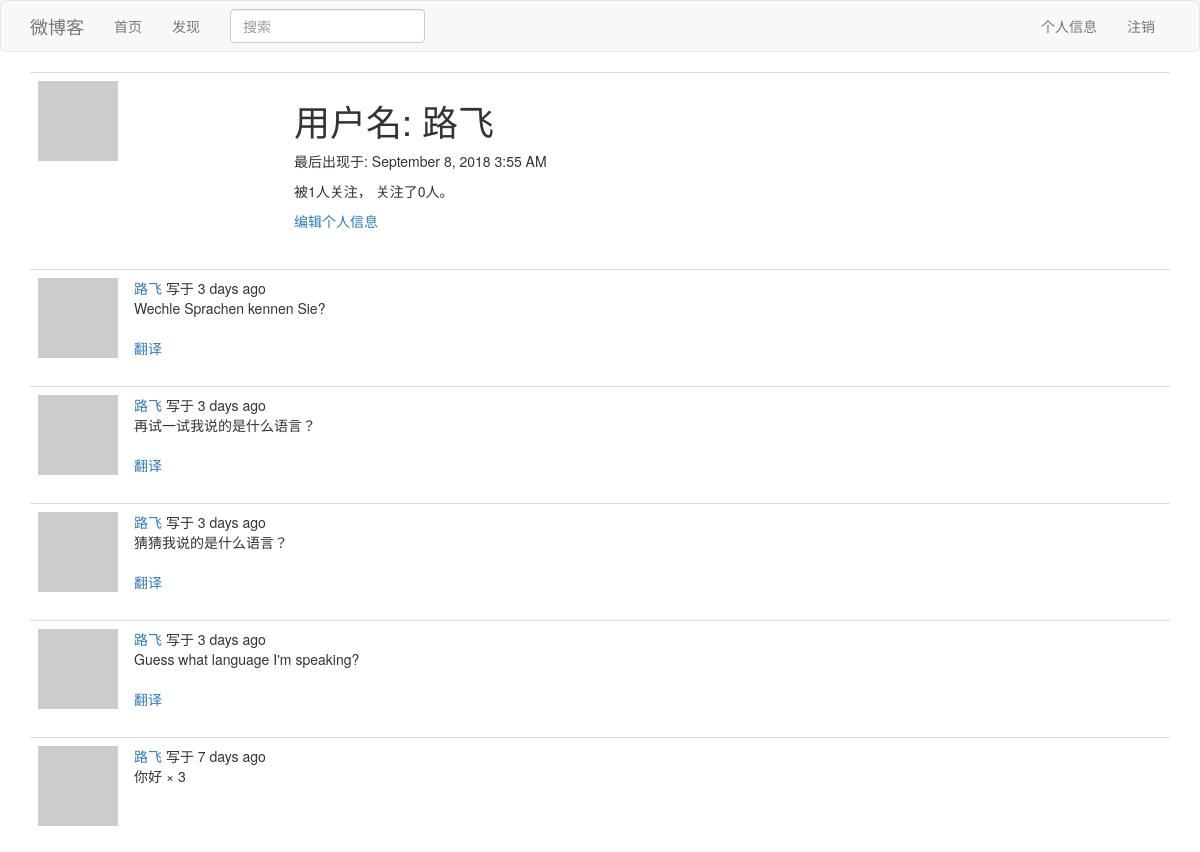
The page /user/路飞 (signed in, upper part) on the database as committed earlier.
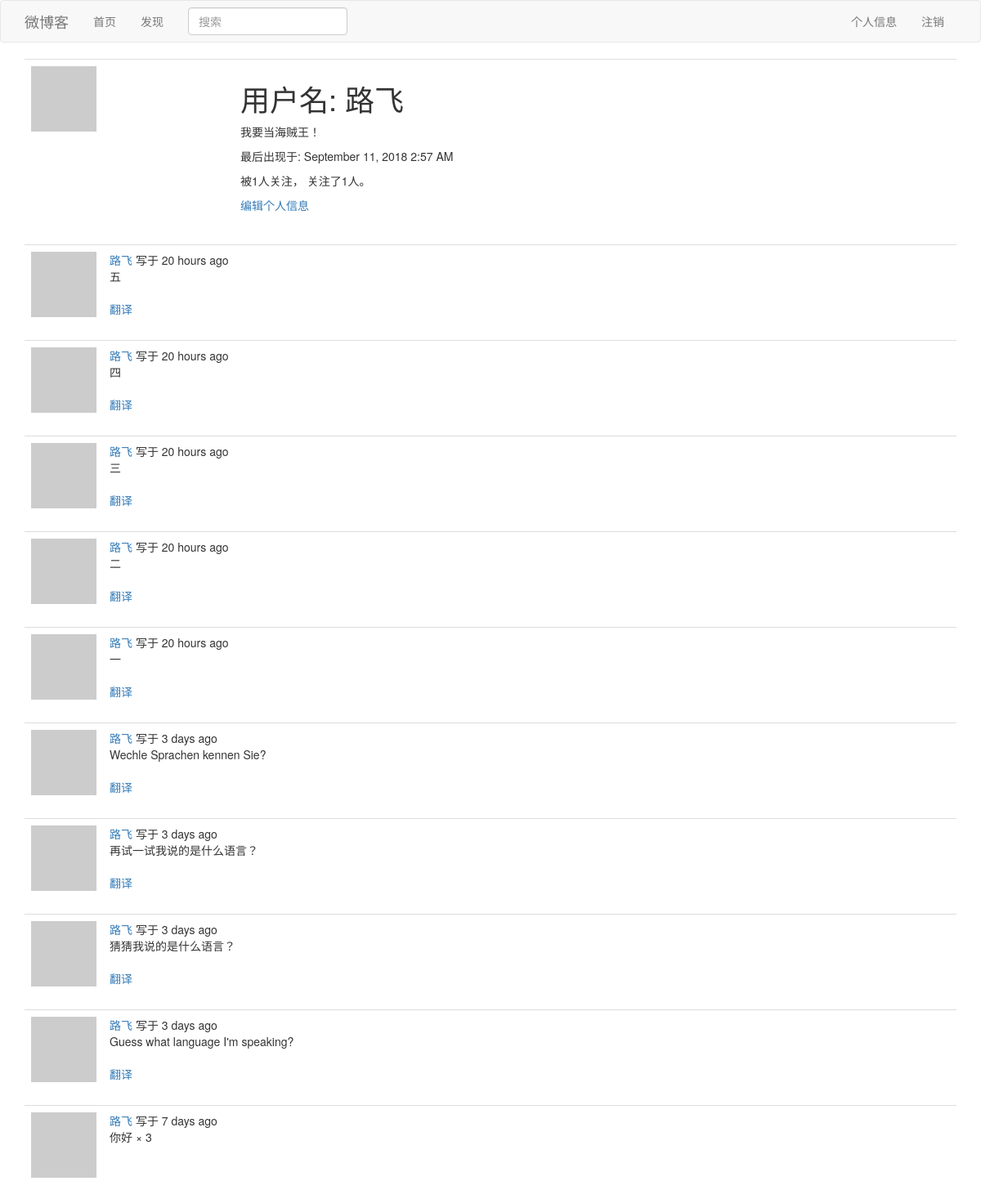
The same page on the database as committed later.
### app/models.py (models this page shows, shortened)
class User(UserMixin, db.Model):
    id = db.Column(db.Integer, primary_key=True)
    username = db.Column(db.String(64), index=True, unique=True)
    email = db.Column(db.String(120), index=True, unique=True)
    password_hash = db.Column(db.String(128))
    posts = db.relationship('Post', backref='author', lazy='dynamic')
    about_me = db.Column(db.String(140))
    last_seen = db.Column(db.DateTime, default=datetime.utcnow)
    followed = db.relationship(
        'User', secondary=followers,
        primaryjoin=(followers.c.follower_id == id),
        secondaryjoin=(followers.c.followed_id == id),
        backref=db.backref('followers', lazy='dynamic'),
        lazy='dynamic')
    def avatar(self, size):
        digest = md5(self.email.lower().encode('utf-8')).hexdigest()
        return 'https://www.gravatar.com/avatar/{}?d=robohash&s={}'.format(
            digest, size)

class SearchableMixin(object):
    @classmethod
    def before_commit(cls, session):
        session._changes = {
            'add': list(session.new),
            'update': list(session.dirty),
            'delete': list(session.deleted)
        }
    @classmethod
    def after_commit(cls, session):
        for obj in session._changes['add']:
            if isinstance(obj, SearchableMixin):
                add_to_index(obj.__tablename__, obj)
        for obj in session._changes['update']:
            if isinstance(obj, SearchableMixin):
                add_to_index(obj.__tablename__, obj)
        for obj in session._changes['delete']:
            if isinstance(obj, SearchableMixin):
                remove_from_index(obj.__tablename__, obj)
        session._changes = None

class Post(SearchableMixin, db.Model):
    __searchable__ = ['body']
    id = db.Column(db.Integer, primary_key=True)
    body = db.Column(db.String(140))
    timestamp = db.Column(db.DateTime, index=True, default=datetime.utcnow)
    user_id = db.Column(db.Integer, db.ForeignKey('user.id'))
    language = db.Column(db.String(5))

### app/main/routes.py (the view)
@bp.route('/user/<username>')
@login_required
def user(username):
    user = User.query.filter_by(username=username).first_or_404()
    page = request.args.get('page', 1, type=int)
    posts = user.posts.order_by(Post.timestamp.desc()).paginate(
        page, current_app.config['POSTS_PER_PAGE'], False)
    next_url = url_for('main.user', page=posts.next_num) if posts.has_next else None
    prev_url = url_for('main.user', page=posts.prev_num) if posts.has_prev else None
    return render_template('user.html', user=user, posts=posts.items,
                           next_url=next_url, prev_url=prev_url)

### app/main/forms.py
class SearchForm(FlaskForm):
    q = StringField(_l('搜索'), validators=[DataRequired()])
    def __init__(self, *args, **kwargs):
        if 'formdata' not in kwargs:
            kwargs['formdata'] = request.args
        if 'csrf_enabled' not in kwargs:
            kwargs['csrf_enabled'] = False
        super(SearchForm, self).__init__(*args, **kwargs)

### app/main/routes.py (called while the page is built)
@bp.before_request
def before_request():
    if current_user.is_authenticated:
        current_user.last_seen = datetime.utcnow()
        db.session.commit()
        g.search_form = SearchForm()
    g.locale = str(get_locale())
    if g.locale == 'zh':
        g.locale = 'zh-cn'

### app/models.py (called while the page is built)
@login.user_loader
def load_user(id):
    return User.query.get(int(id))

### app/templates/user.html (shortened to what this page needs)
{% extends 'base.html' %}
{% block app_content %}
    <table class="table table-hover">
        <tr>
            <td width="256px"><img src="{{ user.avatar(256) }}"></td>
            <td>
                <h1>{{ _('用户名') }}: {{ user.username }}</h1>
                {% if user.about_me %}
                    <p>{{ user.about_me }}</p>
                {% endif %}
                {% if user.last_seen %}
                    <p>{{ _('最后出现于') }}: {{ moment(user.last_seen).format('LLL') }}</p>
                {% endif %}
                <p>
                    {{ _('被%(count)d人关注，', count=user.followers.count()) }}
                    {{ _('关注了%(count)d人。', count=user.followed.count()) }}
                </p>
                {% if user == current_user %}
                    <p>
                        <a href="{{ url_for('main.edit_profile') }}">{{ _('编辑个人信息') }}</a>
                    </p>
                {% elif not current_user.is_following(user) %}
                    <p>
                        <a href="{{ url_for('main.follow', username=user.username) }}">{{ _('关注') }}</a>
                    </p>
                {% else %}
                    <p>
                        <a href="{{ url_for('main.unfollow', username=user.username) }}">{{ _('取消关注') }}</a>
                    </p>
                {% endif %}
            </td>
        </tr>
    </table>
    {% for post in posts %}
        {% include "_post.html" %}
    {% endfor %}
{% endblock %}

### app/templates/_post.html (shortened to what this page needs)
<table class="table table-hover">
    <tr>
        <td width="70px">
            <a href="{{ url_for('main.user', username=post.author.username) }}">
                <img src="{{ post.author.avatar(36) }}">
            </a>
        </td>
        <td>
            {{ _('%(username)s 写于 %(when)s',
                    username=user_link,
                    when=moment(post.timestamp).fromNow()) }}
            <br/>
            <span id="post{{ post.id }}">{{ post.body }}</span>
            {% if post.language and post.language != g.locale %}
                {% if not g.locale.startswith(post.language) %}
                    <br/>
                    <br/>
                    <span id="translation{{ post.id }}">
                        <a href="javascript:translate(
                                    '#post{{ post.id }}',
                                    '#translation{{ post.id }}',
                                    '{{ post.language }}',
                                    '{{ g.locale }}');">
                            {{ _('翻译') }}
                        </a>
                    </span>
                {% endif %}
            {% endif %}
        </td>
</table>

Rows that differ between the two databases and show on the page:
changed User "路飞": about_me (not shown) → "我要当海贼王！"; last_seen "September 8, 2018 3:55 AM" → "September 11, 2018 2:57 AM"
added Post: body "五"
added Post: body "四"
added Post: body "三"
added Post: body "二"
added Post: body "一"
Other text that changed with them:
text no longer shown: "关注了0人。"
text now shown: "关注了1人。"
